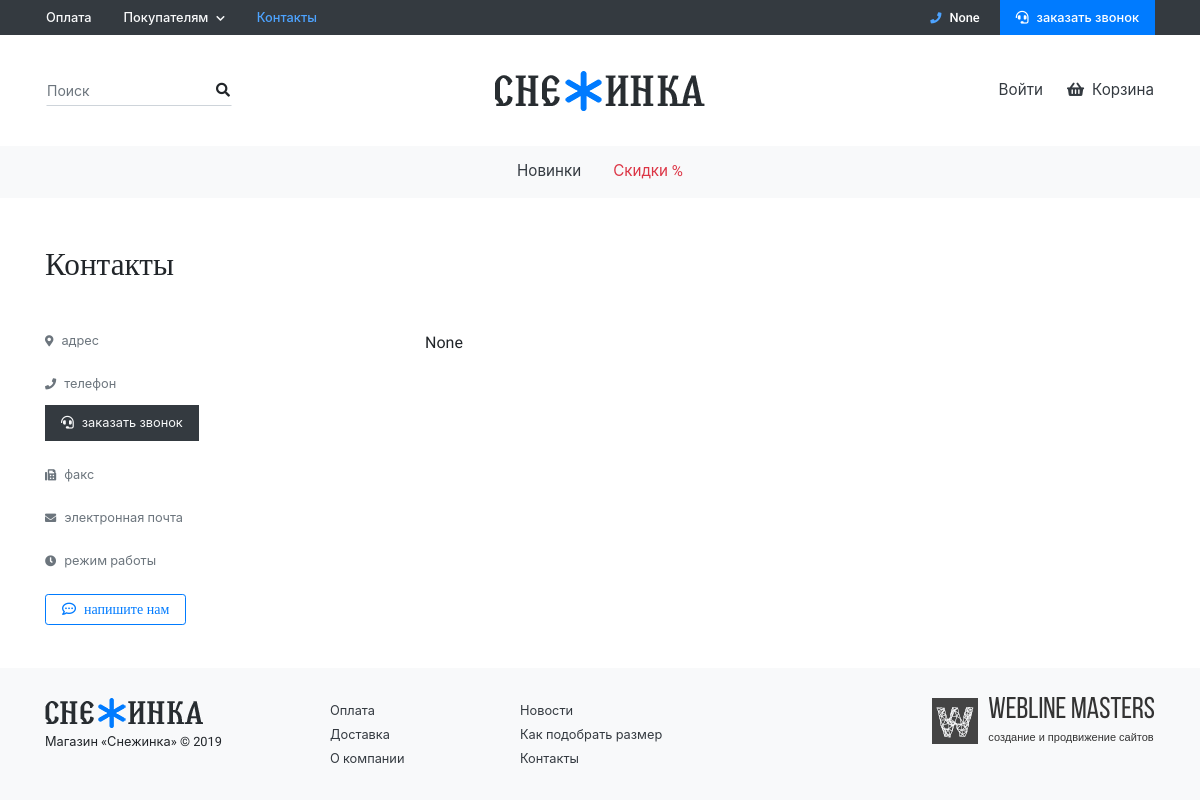
Before: /contacts/ with the older database file.
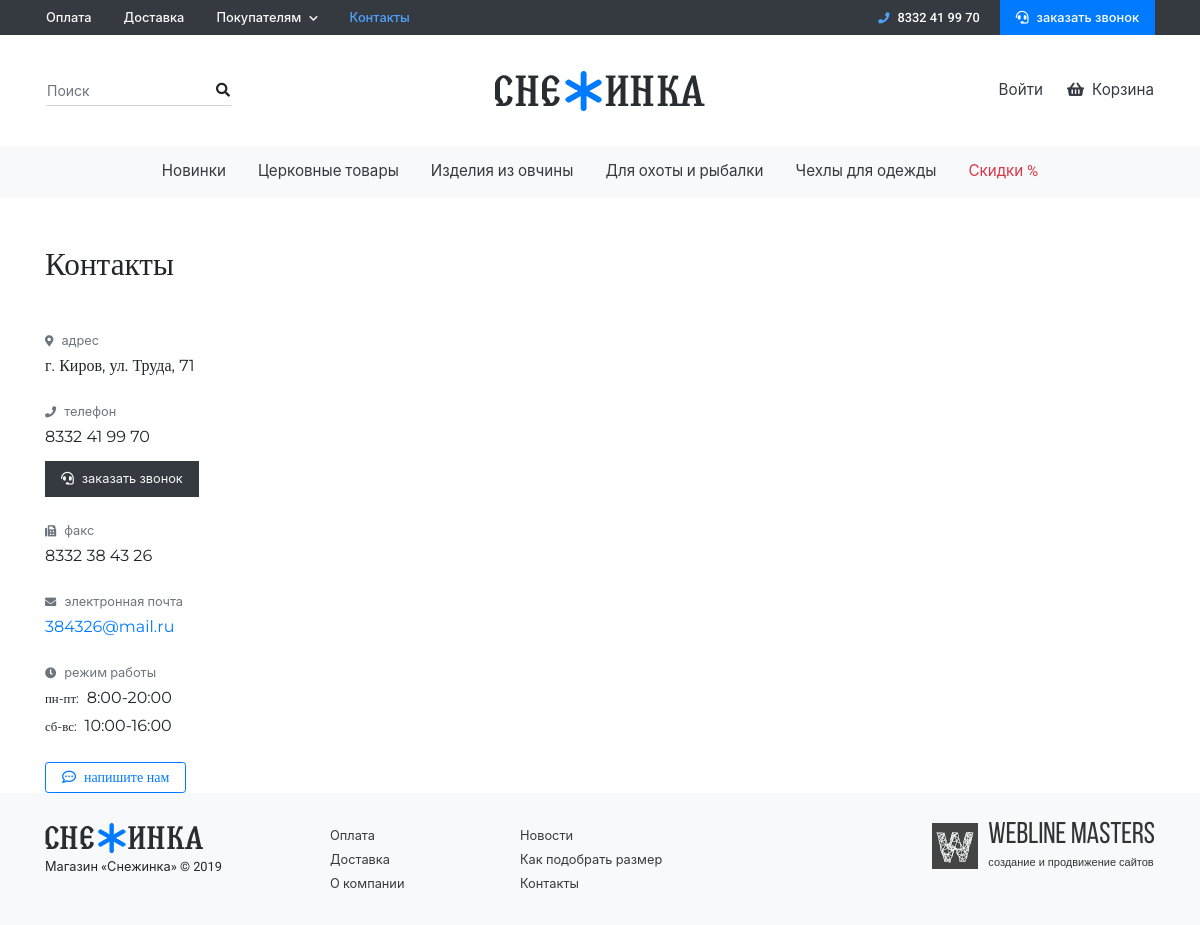
After: the same page with the newer database file.
### landing/models.py (models this page shows)
class ExtendedFlatPage(FlatPage):
    my_order = models.PositiveIntegerField(default=0, blank=False, null=False, verbose_name='Сортировка')
    seo_title = models.CharField(max_length=250, verbose_name='Title', null=True, blank=True)
    desc = models.CharField(max_length=250, verbose_name='Description', null=True, blank=True)
    keywords = models.CharField(max_length=250, verbose_name='Keywords', null=True, blank=True)
    class Meta:
        verbose_name = 'Простая страница'
        verbose_name_plural = 'Простые страницы'
        ordering = ['my_order']

### contacts/models.py (models this page shows, shortened)
class Phone(models.Model):
    phone = models.CharField(max_length=20, verbose_name='Телефон')
    class Meta:
        verbose_name = 'Телефон'
        verbose_name_plural = 'Телефоны'
    def __str__(self):
        return '%s' % self.phone

class Address(models.Model):
    address = models.CharField(max_length=250, verbose_name='Адрес')
    class Meta:
        verbose_name = 'Адрес'
        verbose_name_plural = 'Адреса'

class Fax(models.Model):
    fax = models.CharField(max_length=20, verbose_name='Факс')
    class Meta:
        verbose_name = 'Факс'
        verbose_name_plural = 'Факсы'

class Email(models.Model):
    email = models.CharField(max_length=250, verbose_name='E-mail')
    class Meta:
        verbose_name = 'E-mail'
        verbose_name_plural = 'E-mail'

class Schedule(models.Model):
    days_point = models.CharField(max_length=250, verbose_name='Дни недели')
    time_point = models.CharField(max_length=250, verbose_name='Время работы')
    class Meta:
        verbose_name = 'Пункт'
        verbose_name_plural = 'Режим работы'

### products/models.py (models this page shows, shortened)
class ProductType(models.Model):
    name = models.CharField(max_length=250, verbose_name='Название', unique=True)
    slug = models.SlugField(max_length=250, verbose_name='Slug', unique=True, help_text='Заполнится при сохранении')
    seo_title = models.CharField(max_length=250, verbose_name='Title', null=True, blank=True)
    desc = models.CharField(max_length=250, verbose_name='Description', null=True, blank=True)
    keywords = models.CharField(max_length=250, verbose_name='Keywords', null=True, blank=True)
    def get_absolute_url(self):
        return reverse('product_type', args=[self.slug])
    class Meta:
        verbose_name = 'Тип товаров'
        verbose_name_plural = 'Типы товаров'

### contacts/views.py (the view)
# urls.py: path('', views.ContactView.as_view(), name='contacts'),
class ContactView(View):
    def get(self, request):
        phones = Phone.objects.all()
        shedules = Schedule.objects.all()
        addresses = Address.objects.all()
        faxes = Fax.objects.all()
        emails = Email.objects.all()
        map_code = MapCode.objects.first()
        feedback_form = FeedBackForm()
        context = {
            'phones': phones,
            'shedules': shedules,
            'addresses': addresses,
            'faxes': faxes,
            'emails': emails,
            'map_code': map_code,
            'feedback_form': feedback_form,
        }
        return render(request, 'contacts/contacts.html', context)

### feedback/forms.py
class CallBackForm(forms.ModelForm):
    class Meta:
        model = CallBack
        fields = ('phone',)
        widgets = {
            'phone': forms.TextInput(attrs={'class': 'form-control', 'placeholder': "+7 *** *** ** **", 'id': "CallBackModalPhone"}),
        }

class FeedBackForm(forms.ModelForm):
    class Meta:
        model = FeedBack
        fields = ('email', 'name', 'message')
        widgets = {
            'email': forms.TextInput(attrs={'type': 'email', 'class': 'form-control', 'placeholder': "E-mail"}),
            'name': forms.TextInput(attrs={'class': 'form-control', 'placeholder': "Ваше имя"}),
            'message': forms.Textarea(attrs={'class': 'form-control', 'placeholder': "Сообщение...", 'rows': 5}),
        }

### contacts/models.py (called while the page is built)
    def __str__(self):
        return '%s' % self.map_code

### orders/cart.py (called while the page is built)
    def __len__(self):
        return sum(int(item['quantity']) for item in self.cart.values())

### orders/context_processors.py (called while the page is built)
def cart_info(request):
	cart = Cart(request)
	cart_len = len(cart)
	for item in cart.cart.values():
		item['cost'] = int(item['cost'])
	context = {
		'cart': cart,
		'cart_len': cart_len,
	}
	return context

### templates/contacts/contacts.html (shortened to what this page needs)
{% extends 'base.html' %}
{% block content %}
<div class="container">
    <h1 class="h2 m-0 mb-5 font-weight-normal">Контакты</h1>
    {% include 'contacts/__contact_info.html' %}
</div>
{% endblock content %}

### templates/__header.html (shortened to what the changed rows need)
{% load static %}
<div class="bg-dark">
    <div class="container d-lg-flex justify-content-between d-none pl-0">
        <ul class="nav">
            {% for item in main_points %}
                <li class="nav-item">
                    <a class="nav-link py-2 small font-weight-bold text-light
                              {% if item.url == request.path %}active{% endif %}"
                              href="{{ item.url }}">{{ item.title }}</a>
                </li>
            {% endfor %}
        </ul>
        <div>
            <span class="navbar-text py-2 px-3 small font-weight-bold text-white">
                <i class="fas fa-phone fa-sm mr-2 text-secondary"></i>{{ phone }}
            </span>
            <a href="#" class="navbar-text py-2 px-3 small font-weight-bold text-white bg-primary" data-toggle="modal" data-target="#CallBackModal">
                <i class="fas fa-headset mr-2"></i>заказать звонок
            </a>
        </div>
    </div>
</div>
<div class="bg-light d-none d-lg-block mb-5 sticky">
    <div class="container px-0 position-relative">
        <ul class="nav justify-content-center">
            {% for item in product_types %}
                <li class="nav-item dropdown dropdown-mega">
                    <a class="nav-link dropdown-toggle smaller text-dark {% if item == product_type %}active{% endif %}" href="{{ item.get_absolute_url }}">
                        {{ item.name }}
                    </a>
                </li>
            {% endfor %}
        </ul>
    </div>
</div>

### templates/contacts/__contact_info.html
<div class="row">
    <div class="col-lg-4">
        <address class="mb-5 mb-lg-0">
            <ul class="list-unstyled addr-block">
                <li class="mb-4">
                    <span class="small text-muted d-block mb-1"><i class="fas fa-map-marker-alt fa-sm mr-2"></i>адрес</span>
                    {% for item in addresses %}
                        <p class="m-0 mb-1 font-2">{{ item.address }}</p>
                    {% endfor %}
                </li>
                <li class="mb-4">
                    <span class="small text-muted d-block mb-1"><i class="fas fa-phone fa-sm mr-2"></i>телефон</span>
                    {% for item in phones %}
                        <p class="m-0 mb-1 font-2">{{ item.phone }}</p>
                    {% endfor %}
                    <a href="#" class="navbar-text py-2 px-3 mt-2 small bg-dark text-light is-mouse-focused" data-toggle="modal" data-target="#CallBackModal">
                        <i class="fas fa-headset mr-2"></i>заказать звонок
                    </a>
                </li>
                <li class="mb-4">
                    <span class="small text-muted d-block mb-1"><i class="fas fa-fax fa-sm mr-2"></i>факс</span>
                    {% for item in faxes %}
                        <p class="m-0 mb-1 font-2">{{ item.fax }}</p>
                    {% endfor %}
                </li>
                <li class="mb-4">
                    <span class="small text-muted d-block mb-1"><i class="fas fa-envelope i-pre fa-sm mr-2"></i>электронная почта</span>
                    {% for item in emails %}
                        <p class="m-0 mb-1 font-2"><a href="mailto:{{ item.email }}">{{ item.email }}</a></p>
                    {% endfor %}
                </li>
                <li class="mb-4">
                    <span class="small text-muted d-block mb-1"><i class="fas fa-clock i-pre fa-sm mr-2"></i>режим работы</span>
                    {% for item in shedules %}
                        <p class="m-0 mb-1 font-2"><small class="mr-2">{{ item.days_point }}:</small>{{ item.time_point }}</p>
                    {% endfor %}
                </li>
            </ul>
            <a href="#" class="btn btn-outline-primary btn-sm font-2 is-mouse-focused" data-toggle="modal" data-target="#SendMessageModal"><i class="far fa-comment-dots mr-2"></i>напишите нам</a>
        </address>
    </div>
    <div class="col-lg-8 mb-5">
        {{ map_code|safe }}
    </div>
</div>

Changed rows visible on the page:
added ExtendedFlatPage: title "Доставка"
added Phone: phone "8332 41 99 70"
added ProductType: name "Церковные товары"
added ProductType: name "Изделия из овчины"
added ProductType: name "Для охоты и рыбалки"
added ProductType: name "Чехлы для одежды"
added Address: address "г. Киров, ул. Труда, 71"
added Fax: fax "8332 38 43 26"
added Email: email "384326@mail.ru"
added Schedule: days_point "пн-пт", time_point "8:00-20:00"
added Schedule: days_point "сб-вс", time_point "10:00-16:00"
Other visible differences:
{{ phone }}: "None" → (not shown)
{{ map_code|safe }}: "None" → (not shown)
